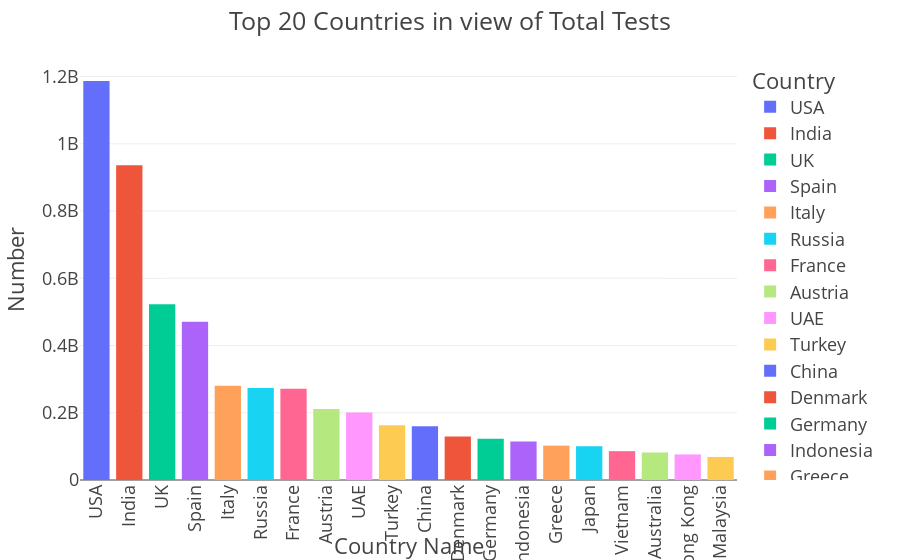

This figure's notebook cell:
### Code cell
df_test=df.sort_values('Total Tests',ascending=False)
fig = px.bar(df_test.head(20), x='Country', y='Total Tests', color='Country')
fig.update_layout(template='presentation')
# Alternative way for doing background dark
#fig.update_layout(plot_bgcolor = "black")
fig.update_layout(title="Top 20 Countries in view of Total Tests",
                 xaxis_title= "Country Name",
                 yaxis_title= "Number")
fig.update_xaxes(tickangle=270)
fig.show()

### Figure 1 — Plotly figure (JSON) as saved in the notebook; plotly's stock layout.template omitted (floating-point values rounded to 4 significant figures)
{"data": [{"alignmentgroup": "True", "hovertemplate": "Country=%{x}<br>Total Tests=%{y}<extra></extra>", "legendgroup": "USA", "marker": {"color": "#636efa", "pattern": {"shape": ""}}, "name": "USA", "offsetgroup": "USA", "orientation": "v", "showlegend": true, "textposition": "auto", "type": "bar", "x": ["USA"], "xaxis": "x", "y": [1186742917], "yaxis": "y"}, {"alignmentgroup": "True", "hovertemplate": "Country=%{x}<br>Total Tests=%{y}<extra></extra>", "legendgroup": "India", "marker": {"color": "#EF553B", "pattern": {"shape": ""}}, "name": "India", "offsetgroup": "India", "orientation": "v", "showlegend": true, "textposition": "auto", "type": "bar", "x": ["India"], "xaxis": "x", "y": [935879495], "yaxis": "y"}, {"alignmentgroup": "True", "hovertemplate": "Country=%{x}<br>Total Tests=%{y}<extra></extra>", "legendgroup": "UK", "marker": {"color": "#00cc96", "pattern": {"shape": ""}}, "name": "UK", "offsetgroup": "UK", "orientation": "v", "showlegend": true, "textposition": "auto", "type": "bar", "x": ["UK"], "xaxis": "x", "y": [522526476], "yaxis": "y"}, {"alignmentgroup": "True", "hovertemplate": "Country=%{x}<br>Total Tests=%{y}<extra></extra>", "legendgroup": "Spain", "marker": {"color": "#ab63fa", "pattern": {"shape": ""}}, "name": "Spain", "offsetgroup": "Spain", "orientation": "v", "showlegend": true, "textposition": "auto", "type": "bar", "x": ["Spain"], "xaxis": "x", "y": [471036328], "yaxis": "y"}, {"alignmentgroup": "True", "hovertemplate": "Country=%{x}<br>Total Tests=%{y}<extra></extra>", "legendgroup": "Italy", "marker": {"color": "#FFA15A", "pattern": {"shape": ""}}, "name": "Italy", "offsetgroup": "Italy", "orientation": "v", "showlegend": true, "textposition": "auto", "type": "bar", "x": ["Italy"], "xaxis": "x", "y": [280238086], "yaxis": "y"}, {"alignmentgroup": "True", "hovertemplate": "Country=%{x}<br>Total Tests=%{y}<extra></extra>", "legendgroup": "Russia", "marker": {"color": "#19d3f3", "pattern": {"shape": ""}}, "name": "Russia", "offsetgroup": "Russia", "orientation": "v", "showlegend": true, "textposition": "auto", "type": "bar", "x": ["Russia"], "xaxis": "x", "y": [273400000], "yaxis": "y"}, {"alignmentgroup": "True", "hovertemplate": "Country=%{x}<br>Total Tests=%{y}<extra></extra>", "legendgroup": "France", "marker": {"color": "#FF6692", "pattern": {"shape": ""}}, "name": "France", "offsetgroup": "France", "orientation": "v", "showlegend": true, "textposition": "auto", "type": "bar", "x": ["France"], "xaxis": "x", "y": [271490188], "yaxis": "y"}, {"alignmentgroup": "True", "hovertemplate": "Country=%{x}<br>Total Tests=%{y}<extra></extra>", "legendgroup": "Austria", "marker": {"color": "#B6E880", "pattern": {"shape": ""}}, "name": "Austria", "offsetgroup": "Austria", "orientation": "v", "showlegend": true, "textposition": "auto", "type": "bar", "x": ["Austria"], "xaxis": "x", "y": [211273524], "yaxis": "y"}, {"alignmentgroup": "True", "hovertemplate": "Country=%{x}<br>Total Tests=%{y}<extra></extra>", "legendgroup": "UAE", "marker": {"color": "#FF97FF", "pattern": {"shape": ""}}, "name": "UAE", "offsetgroup": "UAE", "orientation": "v", "showlegend": true, "textposition": "auto", "type": "bar", "x": ["UAE"], "xaxis": "x", "y": [200732262], "yaxis": "y"}, {"alignmentgroup": "True", "hovertemplate": "Country=%{x}<br>Total Tests=%{y}<extra></extra>", "legendgroup": "Turkey", "marker": {"color": "#FECB52", "pattern": {"shape": ""}}, "name": "Turkey", "offsetgroup": "Turkey", "orientation": "v", "showlegend": true, "textposition": "auto", "type": "bar", "x": ["Turkey"], "xaxis": "x", "y": [162743369], "yaxis": "y"}, {"alignmentgroup": "True", "hovertemplate": "Country=%{x}<br>Total Tests=%{y}<extra></extra>", "legendgroup": "China", "marker": {"color": "#636efa", "pattern": {"shape": ""}}, "name": "China", "offsetgroup": "China", "orientation": "v", "showlegend": true, "textposition": "auto", "type": "bar", "x": ["China"], "xaxis": "x", "y": [160000000], "yaxis": "y"}, {"alignmentgroup": "True", "hovertemplate": "Country=%{x}<br>Total Tests=%{y}<extra></extra>", "legendgroup": "Denmark", "marker": {"color": "#EF553B", "pattern": {"shape": ""}}, "name": "Denmark", "offsetgroup": "Denmark", "orientation": "v", "showlegend": true, "textposition": "auto", "type": "bar", "x": ["Denmark"], "xaxis": "x", "y": [129333107], "yaxis": "y"}, {"alignmentgroup": "True", "hovertemplate": "Country=%{x}<br>Total Tests=%{y}<extra></extra>", "legendgroup": "Germany", "marker": {"color": "#00cc96", "pattern": {"shape": ""}}, "name": "Germany", "offsetgroup": "Germany", "orientation": "v", "showlegend": true, "textposition": "auto", "type": "bar", "x": ["Germany"], "xaxis": "x", "y": [122332384], "yaxis": "y"}, {"alignmentgroup": "True", "hovertemplate": "Country=%{x}<br>Total Tests=%{y}<extra></extra>", "legendgroup": "Indonesia", "marker": {"color": "#ab63fa", "pattern": {"shape": ""}}, "name": "Indonesia", "offsetgroup": "Indonesia", "orientation": "v", "showlegend": true, "textposition": "auto", "type": "bar", "x": ["Indonesia"], "xaxis": "x", "y": [114158919], "yaxis": "y"}, {"alignmentgroup": "True", "hovertemplate": "Country=%{x}<br>Total Tests=%{y}<extra></extra>", "legendgroup": "Greece", "marker": {"color": "#FFA15A", "pattern": {"shape": ""}}, "name": "Greece", "offsetgroup": "Greece", "orientation": "v", "showlegend": true, "textposition": "auto", "type": "bar", "x": ["Greece"], "xaxis": "x", "y": [102228365], "yaxis": "y"}, {"alignmentgroup": "True", "hovertemplate": "Country=%{x}<br>Total Tests=%{y}<extra></extra>", "legendgroup": "Japan", "marker": {"color": "#19d3f3", "pattern": {"shape": ""}}, "name": "Japan", "offsetgroup": "Japan", "orientation": "v", "showlegend": true, "textposition": "auto", "type": "bar", "x": ["Japan"], "xaxis": "x", "y": [100414883], "yaxis": "y"}, {"alignmentgroup": "True", "hovertemplate": "Country=%{x}<br>Total Tests=%{y}<extra></extra>", "legendgroup": "Vietnam", "marker": {"color": "#FF6692", "pattern": {"shape": ""}}, "name": "Vietnam", "offsetgroup": "Vietnam", "orientation": "v", "showlegend": true, "textposition": "auto", "type": "bar", "x": ["Vietnam"], "xaxis": "x", "y": [85826548], "yaxis": "y"}, {"alignmentgroup": "True", "hovertemplate": "Country=%{x}<br>Total Tests=%{y}<extra></extra>", "legendgroup": "Australia", "marker": {"color": "#B6E880", "pattern": {"shape": ""}}, "name": "Australia", "offsetgroup": "Australia", "orientation": "v", "showlegend": true, "textposition": "auto", "type": "bar", "x": ["Australia"], "xaxis": "x", "y": [81916639], "yaxis": "y"}, {"alignmentgroup": "True", "hovertemplate": "Country=%{x}<br>Total Tests=%{y}<extra></extra>", "legendgroup": "Hong Kong", "marker": {"color": "#FF97FF", "pattern": {"shape": ""}}, "name": "Hong Kong", "offsetgroup": "Hong Kong", "orientation": "v", "showlegend": true, "textposition": "auto", "type": "bar", "x": ["Hong Kong"], "xaxis": "x", "y": [76127725], "yaxis": "y"}, {"alignmentgroup": "True", "hovertemplate": "Country=%{x}<br>Total Tests=%{y}<extra></extra>", "legendgroup": "Malaysia", "marker": {"color": "#FECB52", "pattern": {"shape": ""}}, "name": "Malaysia", "offsetgroup": "Malaysia", "orientation": "v", "showlegend": true, "textposition": "auto", "type": "bar", "x": ["Malaysia"], "xaxis": "x", "y": [68580916], "yaxis": "y"}], "layout": {"barmode": "relative", "legend": {"title": {"text": "Country"}, "tracegroupgap": 0}, "margin": {"t": 60}, "title": {"text": "Top 20 Countries in view of Total Tests"}, "xaxis": {"anchor": "y", "categoryarray": ["USA", "India", "UK", "Spain", "Italy", "Russia", "France", "Austria", "UAE", "Turkey", "China", "Denmark", "Germany", "Indonesia", "Greece", "Japan", "Vietnam", "Australia", "Hong Kong", "Malaysia"], "categoryorder": "array", "domain": [0, 1], "tickangle": -90, "title": {"text": "Country Name"}}, "yaxis": {"anchor": "x", "domain": [0, 1], "title": {"text": "Number"}}}}
